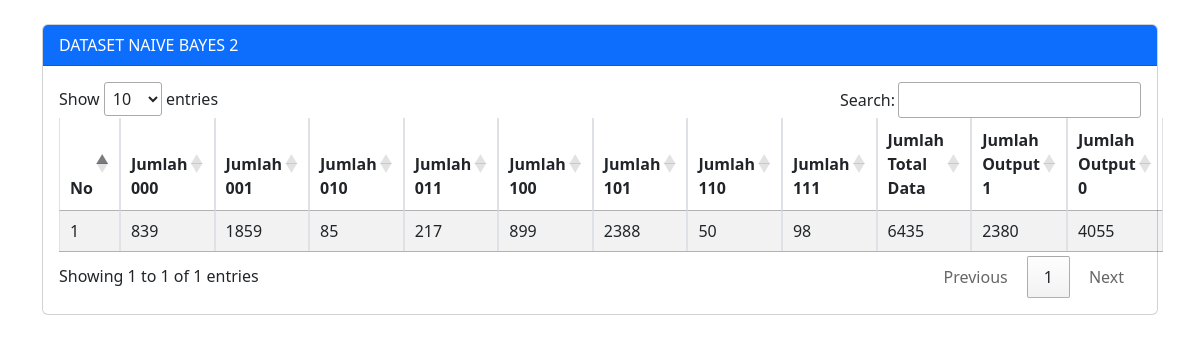
The page /Nbayes/Tampilan_Nbayes2.php on the database its author committed.
### tables this page shows
CREATE TABLE `jumlah` (
  `jumlah000` varchar(10) NOT NULL,
  `jumlah001` varchar(10) NOT NULL,
  `jumlah010` varchar(10) NOT NULL,
  `jumlah011` varchar(10) NOT NULL,
  `jumlah100` varchar(10) NOT NULL,
  `jumlah101` varchar(10) NOT NULL,
  `jumlah110` varchar(10) NOT NULL,
  `jumlah111` varchar(10) NOT NULL,
  `jumlah_total_data` varchar(10) NOT NULL,
  `jumlah_output_1` varchar(10) NOT NULL,
  `jumlah_output_0` varchar(10) NOT NULL
);

### Nbayes/Tampilan_Nbayes2.php (the view, shortened to what this page needs)
<?php
$connect = mysqli_connect("localhost", "root", "", "statistika");
?>
<!DOCTYPE html>
<html lang="en">
<head>
    <link rel="stylesheet" href="https://cdn.datatables.net/1.11.4/css/jquery.dataTables.min.css">
    <link rel="stylesheet" href="../Asset/css1/bootstrap.css">
</head>
<body>
<div class="container pt-4">
    <div class="card">
        <div class="card-header text-bg-primary text-white">DATASET NAIVE BAYES 2</div>
        <div class="m-3">
            <table id="example" class="table table-bordered table-striped">
                <thead>
                    <tr>
                        <th>No</th>
                        <th>Jumlah 000</th>
                        <th>Jumlah 001</th>
                        <th>Jumlah 010</th>
                        <th>Jumlah 011</th>
                        <th>Jumlah 100</th>
                        <th>Jumlah 101</th>
                        <th>Jumlah 110</th>
                        <th>Jumlah 111</th>
                        <th>Jumlah Total Data</th>
                        <th>Jumlah Output 1</th>
                        <th>Jumlah Output 0</th>
                    </tr>
                </thead>
                <tbody>
                    <?php
                    $no = 1;
                    $data = mysqli_query($connect, "SELECT * FROM jumlah");
                    while($row = mysqli_fetch_assoc($data)):
                    ?>
                    <tr>
                        <td><?= $no++ ?></td>
                        <td><?= $row['jumlah000'] ?></td>
                        <td><?= $row['jumlah001'] ?></td>
                        <td><?= $row['jumlah010'] ?></td>
                        <td><?= $row['jumlah011'] ?></td>
                        <td><?= $row['jumlah100'] ?></td>
                        <td><?= $row['jumlah101'] ?></td>
                        <td><?= $row['jumlah110'] ?></td>
                        <td><?= $row['jumlah111'] ?></td>
                        <td><?= $row['jumlah_total_data'] ?></td>
                        <td><?= $row['jumlah_output_1'] ?></td>
                        <td><?= $row['jumlah_output_0'] ?></td>
                    </tr>
                    <?php endwhile; ?>
                </tbody>
            </table>
        </div>
    </div>
</div>
</body>
</html>

### rows shown on the page
jumlah: jumlah000 "839", jumlah001 "1859", jumlah010 "85", jumlah011 "217", jumlah100 "899", jumlah101 "2388", jumlah110 "50", jumlah111 "98", jumlah_total_data "6435", jumlah_output_1 "2380", jumlah_output_0 "4055"
